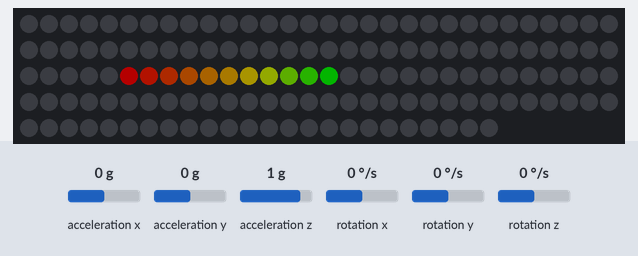
Recording of a sketch running on a simulated Arduino Uno, built with avr-gcc and run on an emulated ATmega328P. Parts: 144 RGB LEDs in strip order, left to right, continuing on the next row. Wiring (inferred from the names in the program): MPU-6050 motion sensor at I2C address 0x68. The inputs (shaded band) are chosen by the test bench; at power-on: acceleration x 0 g, acceleration y 0 g, acceleration z 1 g, rotation y 0 °/s, rotation x 0 °/s, rotation z 0 °/s. Dim RGB values are drawn brighter than linear; what the sketch prints to the serial monitor is not drawn.

Above: at 1.3 s.
1.4 s: acceleration x set to 0.2 g
4.4 s: acceleration y set to -1.4 g
6.0 s: acceleration y set to 0 g
9.0 s: acceleration z set to -1.4 g
10.5 s: rotation y set to 100 °/s
12.3 s: rotation x set to -192 °/s
Timing chart, 0 to 15.1 s (numbered marks = the images above; inputs shaded):
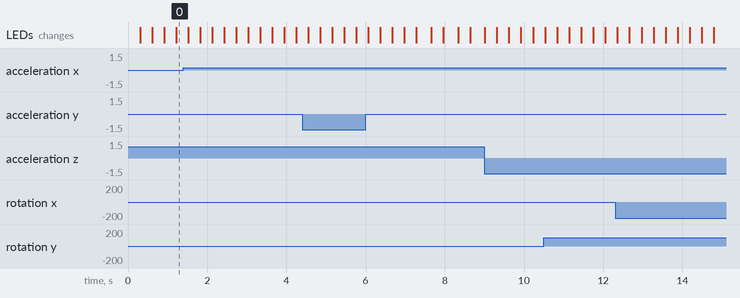

The sketch:

DancingBelt.ino
```cpp
/*   Moktarino's Fancy Dan Dancin' Belt
 *
 *   This project entails making a motion-reactive display in the form of a belt.
 *   The motion data is provided by a MPU6050 IMU (GY-521 board in my case) and
 *   displayed on a neopixel array.  The current effect, with proper positioning, will
 *   allow a dancer to roll a colored gradient around their waist by hip motion alone.
 *
 *   I'm looking forward to adding more effects, another IMU, and other dimensions
 *   to make this another way a dancer can express complex movements visually.
 *
 *   Much of this code (i2c read/write functions, complementary filter) I cribbed from
 *   Kristian Lauszus, whose work with the MPU6050 can be found here: https://github.com/TKJElectronics
 *
 *   The formula for calculating the location of the peak pixel came courtesy of
 *   redditor /u/benargee.  Thanks!
 *
 *   Please please please contact me with improvement suggestions or ideas for effects,
 *   especially with tips on how to implement them in code!
 *
 *   Happy dancing!
 *
 *   Moktarino@gmail.com
 *
 */


#include <I2Cdev.h>
#include <FastLED.h>
#include <Wire.h>
#include <math.h>
#define PI 3.14159265
#define NUM_LEDS 144
#define DATA_PIN 6

int offsets[] = {-1524,-89,1450,-9,-32,25};

double accX, accY, accZ;
double gyroX, gyroY, gyroZ;
double gyroXangle, gyroYangle;
double compAngleX, compAngleY;
double compAngles[2];

int peakLED, currentLED;
uint32_t timer;
uint8_t i2cData[14];

CRGB leds[NUM_LEDS];
uint8_t max_bright = 64;

int getNextLEDPosition(double x, double y, int num_leds, int currentLED) {
  int scaler;
  int peakLED, returnLED;

  peakLED = (int) (round(atan2 (x,y) * num_leds / (2 * PI))) + num_leds/2;

  // If the current LED is 0-36 and the peak LED is 108-144, add 144 to the current LED (144-pixel strip).
  // If the peak LED is 0-36 and the current LED is 108-144, add 144 to the peak LED.
  // This helps with the math later by avoiding negative numbers while keeping everything in order.
  if ((peakLED > (num_leds/4)*3) && (currentLED < (num_leds/4)*1)) {
    currentLED += num_leds;
  }
  if ((peakLED < (num_leds/4)*1) && (currentLED > (num_leds/4)*3)) {
    peakLED += num_leds;
  }

  //Instead of jumping right to the peak LED, we'll move toward it in 1 to 3 pixel steps
  // depending on how far apart the two are.  The steps max at 3 when the distance is more
  // than 10 pixels.
  scaler = map(abs(peakLED - currentLED),0,10,1,3);
  // If the peak LED is ahead of the current LED, add the scaler.
  if ((peakLED - currentLED) > 0) {returnLED = currentLED + scaler;}
  // if the peak LED is behind the current LED, subtract the scaler.
  else {returnLED = currentLED - scaler;}

  // Divide down to get the returnLED within the range of 0 to num_leds
  if (returnLED > num_leds) {
    returnLED -= (num_leds * (returnLED/num_leds));
  }

  return returnLED;
  }


void setup() {
  Serial.begin(115200);
  initFastLED();
  initMPUraw();
}

void loop() {
  movingBand();
  FastLED.show();
  delay(5);
}

void movingBand(){
  getCompAngles(&*compAngles);
  peakLED = getNextLEDPosition(compAngles[0], compAngles[1], NUM_LEDS-1, currentLED);
  currentLED = peakLED;
  fill_solid(leds,NUM_LEDS,CRGB::Black);
  drawGradient(NUM_LEDS, leds, currentLED,5);
  Serial.println(currentLED);
}

void initFastLED(){
  FastLED.addLeds<NEOPIXEL, DATA_PIN>(leds, NUM_LEDS);
  FastLED.setBrightness(max_bright);
  set_max_power_in_volts_and_milliamps(5, 500);
}


void initMPUraw(){
  Wire.begin();
  TWBR = ((F_CPU / 400000L) - 16) / 2; // Set I2C frequency to 400kHz
  i2cData[0] = 7; // Set the sample rate to 1000Hz - 8kHz/(7+1) = 1000Hz
  i2cData[1] = 0x00; // Disable FSYNC and set 260 Hz Acc filtering, 256 Hz Gyro filtering, 8 KHz sampling
  i2cData[2] = 0x00; // Set Gyro Full Scale Range to ±250deg/s
  i2cData[3] = 0x00; // Set Accelerometer Full Scale Range to ±2g
  while (i2cWrite(0x19, i2cData, 4, false)); // Write to all four registers at once
  while (i2cWrite(0x6B, 0x01, true)); // PLL with X axis gyroscope reference and disable sleep mode

  while (i2cRead(0x75, i2cData, 1));
  if (i2cData[0] != 0x68) { // Read "WHO_AM_I" register
    Serial.print(F("Error reading sensor"));
    while (1);
  }

  delay(100); // Wait for sensor to stabilize
  while (i2cRead(0x3B, i2cData, 6));

  accX = (i2cData[0] << 8) | i2cData[1];
  accY = (i2cData[2] << 8) | i2cData[3];
  accZ = (i2cData[4] << 8) | i2cData[5];
  double roll  = atan2(accY, accZ) * RAD_TO_DEG;
  double pitch = atan(-accX / sqrt(accY * accY + accZ * accZ)) * RAD_TO_DEG;
  gyroXangle = roll;
  gyroYangle = pitch;
  compAngleX = roll;
  compAngleY = pitch;
  timer = micros();
}

void getCompAngles(double compAngles[]) {
  uint32_t  timer2 = micros();
  while (i2cRead(0x3B, i2cData, 14)) {if (timer2 > 5000) {break;}}

  accX = ((i2cData[0] << 8) | i2cData[1]);
  accY = ((i2cData[2] << 8) | i2cData[3]);
  accZ = ((i2cData[4] << 8) | i2cData[5]);
  gyroX = (i2cData[8] << 8) | i2cData[9];
  gyroY = (i2cData[10] << 8) | i2cData[11];
  gyroZ = (i2cData[12] << 8) | i2cData[13];

  double dt = (double)(micros() - timer) / 1000000;
  timer = micros();

  double roll  = atan2(accY, accZ) * RAD_TO_DEG;
  double pitch = atan(-accX / sqrt(accY * accY + accZ * accZ)) * RAD_TO_DEG;

  double gyroXrate = gyroX / 131.0;
  double gyroYrate = gyroY / 131.0;

  gyroXangle += gyroXrate * dt;
  gyroYangle += gyroYrate * dt;

  compAngleX = 0.93 * (compAngleX + gyroXrate * dt) + 0.07 * roll;
  compAngleY = 0.93 * (compAngleY + gyroYrate * dt) + 0.07 * pitch;
  compAngles[0] = compAngleX;
  compAngles[1] = compAngleY;

}


void  drawGradient(int num_leds, CRGB leds[], int peakLED, int distance){
    int beginning, ending, overlap;

    beginning = peakLED - distance;
    ending = peakLED + distance;

    if (ending >= num_leds) {
      overlap = ending - num_leds;
      ending = num_leds - 1;
    }

    if (beginning <= 1) {
      overlap = abs(beginning);
      beginning = 1;

    }
   fill_gradient(leds,beginning,CHSV(0,255,255),ending,CHSV(96,255,255),SHORTEST_HUES);

  }


// Following code courtesy of Kristian Lauszus, TKJ Electronics (2012)
// https://github.com/TKJElectronics/KalmanFilter/blob/master/examples/MPU6050/I2C.ino

const uint8_t IMUAddress = 0x68; // AD0 is logic low on the PCB
const uint16_t I2C_TIMEOUT = 1000; // Used to check for errors in I2C communication

uint8_t i2cWrite(uint8_t registerAddress, uint8_t data, bool sendStop) {
  return i2cWrite(registerAddress, &data, 1, sendStop); // Returns 0 on success
}

uint8_t i2cWrite(uint8_t registerAddress, uint8_t *data, uint8_t length, bool sendStop) {
  Wire.beginTransmission(IMUAddress);
  Wire.write(registerAddress);
  Wire.write(data, length);
  uint8_t rcode = Wire.endTransmission(sendStop); // Returns 0 on success
  if (rcode) {
    Serial.print(F("i2cWrite failed: "));
    Serial.println(rcode);
  }
  return rcode; // See: http://arduino.cc/en/Reference/WireEndTransmission
}

uint8_t i2cRead(uint8_t registerAddress, uint8_t *data, uint8_t nbytes) {
  uint32_t timeOutTimer;
  Wire.beginTransmission(IMUAddress);
  Wire.write(registerAddress);
  uint8_t rcode = Wire.endTransmission(false); // Don't release the bus
  if (rcode) {
    Serial.print(F("i2cRead failed: "));
    Serial.println(rcode);
    return rcode; // See: http://arduino.cc/en/Reference/WireEndTransmission
  }
  Wire.requestFrom(IMUAddress, nbytes, (uint8_t)true); // Send a repeated start and then release the bus after reading
  for (uint8_t i = 0; i < nbytes; i++) {
    if (Wire.available())
      data[i] = Wire.read();
    else {
      timeOutTimer = micros();
      while (((micros() - timeOutTimer) < I2C_TIMEOUT) && !Wire.available());
      if (Wire.available())
        data[i] = Wire.read();
      else {
        Serial.println(F("i2cRead timeout"));
        return 5; // This error value is not already taken by endTransmission
      }
    }
  }
  return 0; // Success
}
```
